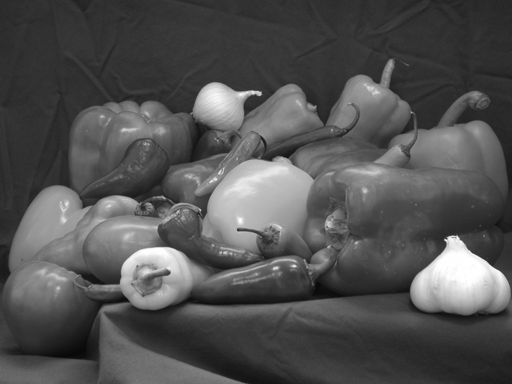
#> input picture PAN/HW1/nopadron.png, 512 x 384 px
$ python Filtering_clear.py
#> lines starting #> are read from the running program, lines starting #| are printed output that depends on the picture
import cv2
import numpy as np
from matplotlib import pyplot as plt

def multadd(x,y):
# Sum of element-wise product of matrices x and y
    return np.sum(np.multiply(x,y))


image_cv2 = cv2.imread('nopadron.png',cv2.IMREAD_GRAYSCALE)
#> image_cv2 is the input picture: shape (384, 512); min 8, max 255, mean 81.7
image = np.array(image_cv2)

# 3x3 Kernel used for filtering (size must be an odd number)
kernel=[[-1,-1,-1],[-1,8,-1],[-1,-1,-1]]

# The kernel must be flipped to operate with it. In case it's
# symmetric, this does nothing
kernel=np.flipud(np.fliplr(kernel))

# Number of padded pixels on each side
pd_len=(np.shape(kernel)[0]-1)//2

# Pad with zeros on the outer border to produce a filtered image
# with the same size as the original
pd_image = np.pad(image, pad_width=pd_len,\
                  mode='constant', constant_values=0)
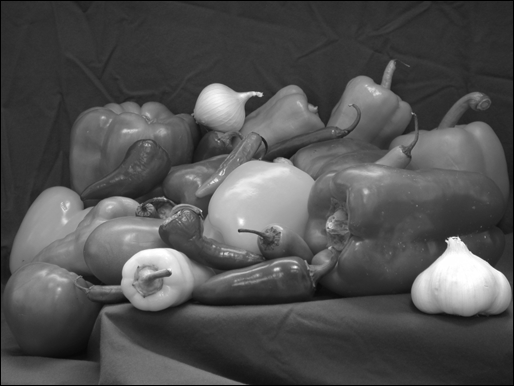
#> pd_image: shape (386, 514); min 0, max 255, mean 80.9

# VERY IMPORTANT: when working with encrypted signals, convert to
# integer, to avoid problems in the encryptions. Here it's innocuous.
pd_image=pd_image.astype(int)

# Create container for output image
out_image=np.zeros(np.shape(image))
# Do the convolution
for i in range(np.shape(image)[0]):
    for j in range(np.shape(image)[1]):
        imblock=pd_image[i:i+2*pd_len+1,j:j+2*pd_len+1]
        out_image[i,j]=multadd(imblock,kernel)
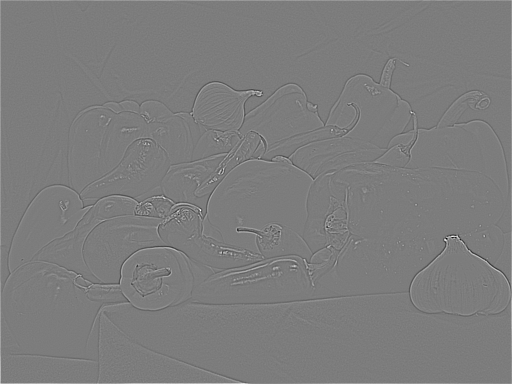
#> out_image: shape (384, 512) float64; min -687, max 716, mean 1.5; drawn with min black and max white

# Convert to values in range [0,255] by saving
cv2.imwrite('filtered.png',out_image)
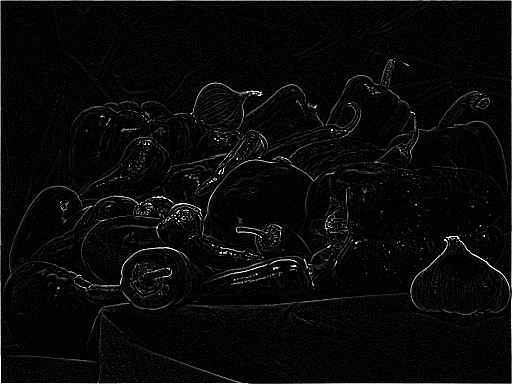
#> saved as filtered.png: shape (384, 512); min 0, max 255, mean 8.7
out_image=cv2.imread('filtered.png')
#> out_image: shape (384, 512, 3); min 0, max 255, mean 8.7
fig = plt.figure(figsize=(16, 25))

ax1 = fig.add_subplot(2,2,1)
ax1.axis("off")
ax1.title.set_text('Original')
ax1.imshow(image,cmap='gray')
ax2 = fig.add_subplot(2,2,2)
ax2.axis("off")
ax2.title.set_text('Filtered')
ax2.imshow(out_image)
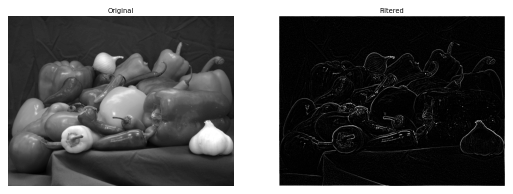
#> figure drawn by matplotlib, 2 panels
